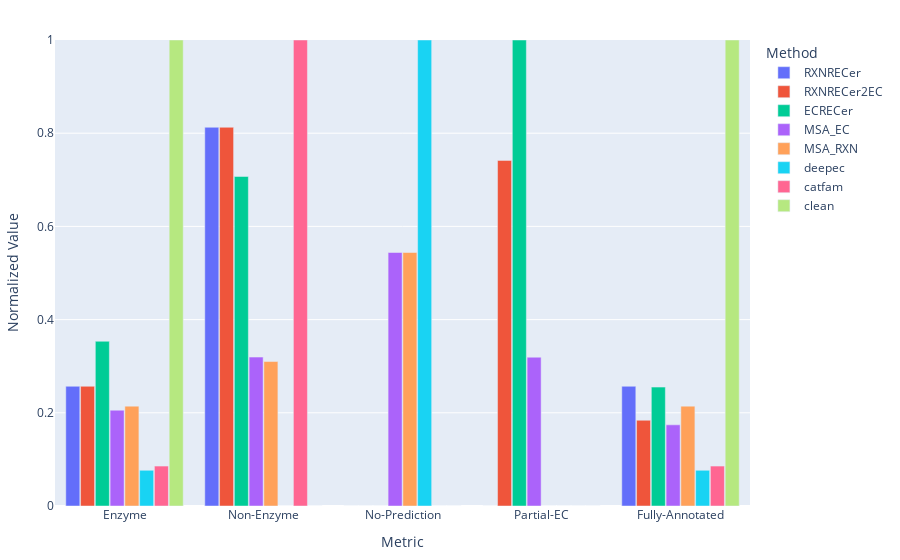

This figure's notebook cell:
### Code cell
# 横轴为指标，按方法分组
import plotly.graph_objects as go

# 需要绘制的指标列
metrics = ['Enzyme', 'Non-Enzyme', 'No-Prediction', 'Partial-EC', 'Fully-Annotated']

# 复制并对每列归一化（列方向 max 归一）
df_scaled = df_stat.copy()
for col in metrics:
    max_val = df_scaled[col].max()
    df_scaled[col] = df_scaled[col] / max_val if max_val > 0 else 0

# 分组柱状图绘制
fig = go.Figure()
for method in df_scaled['Method']:
    fig.add_trace(go.Bar(
        name=method,
        x=metrics,
        y=df_scaled[df_scaled['Method'] == method][metrics].values[0],
    ))

fig.update_layout(
    barmode='group',
    xaxis_title='Metric',
    yaxis_title='Normalized Value',
    yaxis=dict(range=[0, 1]),
    legend_title='Method',
    font=dict(size=12),
    margin=dict(l=40, r=40, t=40, b=40),
    bargap=0.15,
    bargroupgap=0.05
)

fig.show()

### Figure 1 — Plotly figure (JSON) as saved in the notebook; plotly's stock layout.template omitted (floating-point values rounded to 4 significant figures)
{"data": [{"name": "RXNRECer", "type": "bar", "x": ["Enzyme", "Non-Enzyme", "No-Prediction", "Partial-EC", "Fully-Annotated"], "y": [0.2569, 0.8127, 0, 0, 0.2569]}, {"name": "RXNRECer2EC", "type": "bar", "x": ["Enzyme", "Non-Enzyme", "No-Prediction", "Partial-EC", "Fully-Annotated"], "y": [0.2569, 0.8127, 0, 0.7417, 0.184]}, {"name": "ECRECer", "type": "bar", "x": ["Enzyme", "Non-Enzyme", "No-Prediction", "Partial-EC", "Fully-Annotated"], "y": [0.3535, 0.7071, 0, 1, 0.2551]}, {"name": "MSA_EC", "type": "bar", "x": ["Enzyme", "Non-Enzyme", "No-Prediction", "Partial-EC", "Fully-Annotated"], "y": [0.2056, 0.3196, 0.544, 0.3193, 0.1742]}, {"name": "MSA_RXN", "type": "bar", "x": ["Enzyme", "Non-Enzyme", "No-Prediction", "Partial-EC", "Fully-Annotated"], "y": [0.2143, 0.31, 0.544, 0, 0.2143]}, {"name": "deepec", "type": "bar", "x": ["Enzyme", "Non-Enzyme", "No-Prediction", "Partial-EC", "Fully-Annotated"], "y": [0.07668, 0, 1, 0, 0.07668]}, {"name": "catfam", "type": "bar", "x": ["Enzyme", "Non-Enzyme", "No-Prediction", "Partial-EC", "Fully-Annotated"], "y": [0.08572, 1, 0, 0, 0.08572]}, {"name": "clean", "type": "bar", "x": ["Enzyme", "Non-Enzyme", "No-Prediction", "Partial-EC", "Fully-Annotated"], "y": [1, 0, 0, 0, 1]}], "layout": {"bargap": 0.15, "bargroupgap": 0.05, "barmode": "group", "font": {"size": 12}, "legend": {"title": {"text": "Method"}}, "margin": {"b": 40, "l": 40, "r": 40, "t": 40}, "xaxis": {"title": {"text": "Metric"}}, "yaxis": {"range": [0, 1], "title": {"text": "Normalized Value"}}}}
